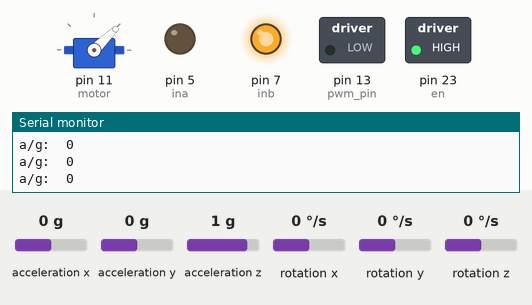
A sketch run on a simulated Arduino Mega 2560, built with avr-gcc and run on an emulated ATmega2560. Shown: servo, switched loads named in the sketch (green lamp = pin HIGH), output pins drawn as LEDs (lit = HIGH), the last lines printed to the serial monitor. The test bench sets the inputs (shaded band); at power-on: acceleration x 0 g, acceleration y 0 g, acceleration z 1 g, rotation x 0 °/s, rotation y 0 °/s, rotation z 0 °/s.

Above: at 12.3 s.
12.4 s: acceleration x set to -1.4 g
At 13.2 s:
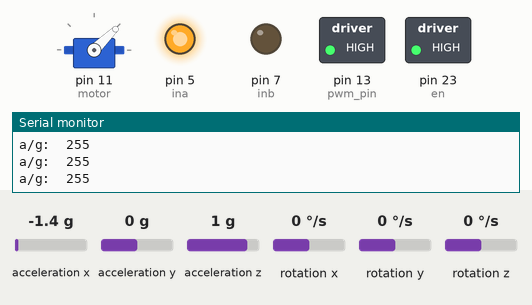
14.0 s: acceleration x set to 0.1 g
At 15.3 s:
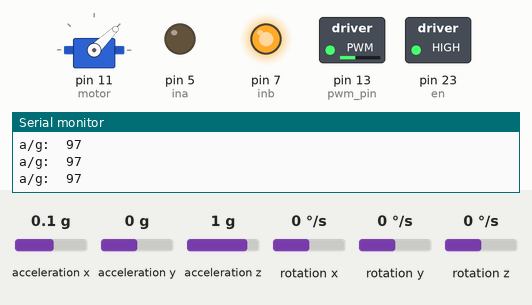
17.0 s: acceleration x set to 0.8 g
18.7 s: acceleration x set to -0.8 g
At 20.0 s:
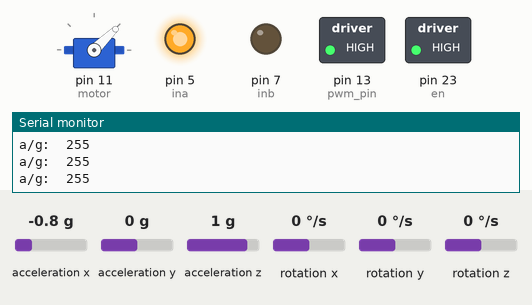
20.3 s: acceleration x set to 1.4 g
At 21.0 s:
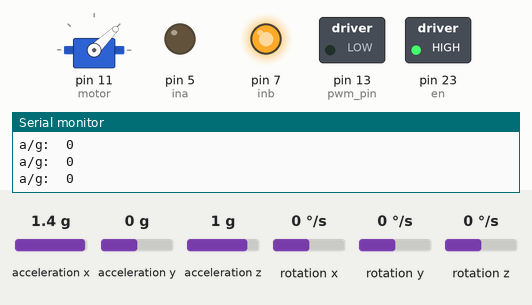
Timing chart, 0 to 23.3 s (numbered marks = the images above; inputs shaded):
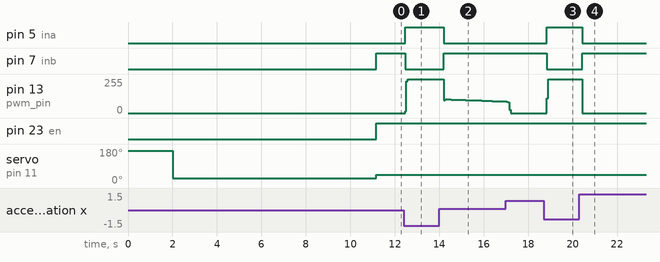

Measured:
- after the input at 12.4 s, pin 5 (ina): LOW → HIGH after 0.07 s; pin 7 (inb): HIGH → LOW after 0.07 s; pin 13 (pwm_pin): 0/255 → 255/255 after 0.07 s
- after the input at 14.0 s, pin 5 (ina): HIGH → LOW after 0.21 s; pin 7 (inb): LOW → HIGH after 0.21 s
- after the input at 18.7 s, pin 5 (ina): LOW → HIGH after 0.15 s; pin 7 (inb): HIGH → LOW after 0.15 s; pin 13 (pwm_pin): 0/255 → 255/255 after 0.15 s
- after the input at 20.3 s, pin 5 (ina): HIGH → LOW after 0.13 s; pin 7 (inb): LOW → HIGH after 0.13 s; pin 13 (pwm_pin): 255/255 → 0/255 after 0.13 s

The sketch:

new_driver.ino
```cpp
#include "MPU6050.h"                 // Подключение библиотеки MPU6050
#include "Wire.h"                    // Подключение библиотеки WireCdev
#include <GyverPID.h>
#include "GyverFilters.h"
GyverPID pid;
#include <Servo.h>

int en = 23;
int ina = 5;
int inb = 7;
int pwm_pin = 13;
int alphaX0 = 0;
int velocity = 0;
MPU6050 GY521;                       // Создаем объект, символизирующий модуль датчика
int16_t ax, ay, az;                  // Переменные для хранения значений акселерометра
int16_t gx, gy, gz;                  // Переменные для хранения значений гироскоп

// Рабочие переменные
int16_t f_ax;
Servo motor;

GKalman testFilter(400, 40, 0.5);
void setup() {
  GY521.getMotion6(&ax, &ay, &az, &gx, &gy, &gz); // Чтение значений гироскопа и акселерометра

  // put your setup code here, to run once:
  pinMode(en, OUTPUT);
  pinMode(ina, OUTPUT);
  pinMode(inb, OUTPUT);
  pinMode(pwm_pin, OUTPUT);
  motor.attach(11);
 motor.writeMicroseconds(2300);
 delay(2000);
 motor.writeMicroseconds(800);
 delay(6000);
  Wire.begin();                         // Инициализация Wire
  Serial.begin(9600);                  // Инициализация последовательного порта
  Serial.println("Initializing I2C devices..."); // Печать текста
  GY521.initialize();                   // Инициализация MPU
  delay(100);                           // Пауза
  delay(3000);
  alphaX0 = 0;
  pid.Kp = 0.02;
  pid.Ki = 0.002;
  pid.Kd = 0.0002;
  pid.setDt(100);
  pid.setDirection(NORMAL);
  pid.setpoint = 0;
  pid.setLimits(0, 255);


}
void limiter(int value, int mini=-100, int maxi = 100){
  if (value < mini){
    return (mini);
  }
  else if (value > maxi){
    return (maxi);
  }
  else{
    return (value);
  }
}
void moving(int v){
  if (v>0){

    digitalWrite(ina, 1);
    digitalWrite(inb, 0 );
  }
  else{

    digitalWrite(ina, 0);
    digitalWrite(inb, 1);
  }
  digitalWrite(en, 1);
  analogWrite(pwm_pin, abs(v));
}
void loop() {
 GY521.getMotion6(&ax, &ay, &az, &gx, &gy, &gz); // Чтение значений гироскопа и акселерометра

  // вывод значений в монитор
  Serial.print("a/g:\t");

  //Serial.print(ay); Serial.print("\t");
  //Serial.print(az); Serial.print("\t");
  //Serial.print(gx); Serial.println("\t");
  //Serial.print(gy); Serial.print("\t");
  //Serial.println(gz);

  f_ax = testFilter.filtered((int)ax);
  //Serial.print(f_ax); Serial.println("\t");
  //Serial.print(ax); Serial.println("\t");
  delay(50);

  pid.input = f_ax;
  pid.getResult();
  velocity = pid.output;
  if (f_ax < 0){
    moving(velocity);
  }
  else{
    moving(-velocity);
  }
  motor.writeMicroseconds(1000);

  Serial.print(velocity); Serial.println("\t");

}
```
